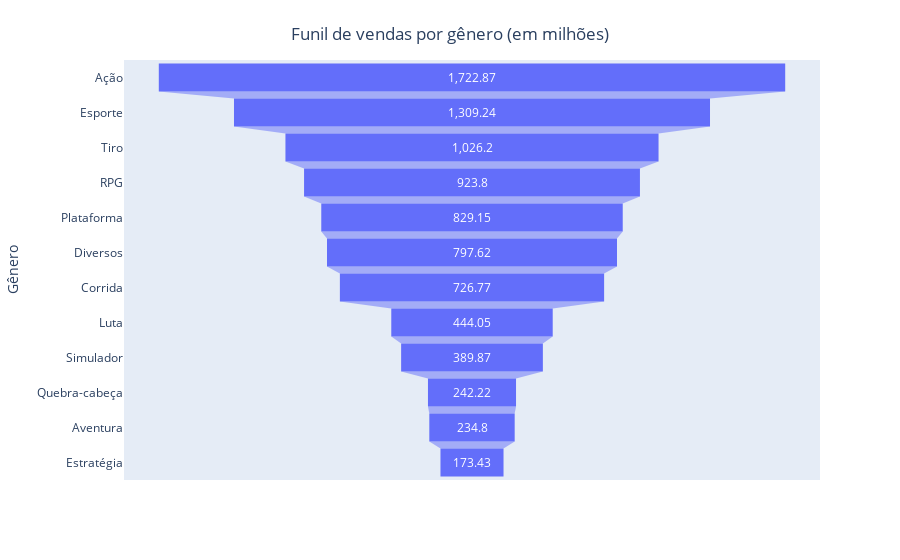

Notebook code cell kept with this figure:
### Code cell
# Visualizando o funil de vendas por gênero
fig = px.funnel(genres, y = genres.index, x = 'Vendas total')
fig.update_layout(
    title={
        'text': "Funil de vendas por gênero (em milhões)",
        'y':0.95,
        'x':0.5,
        'xanchor': 'center',
        'yanchor': 'top'})

fig.show()

### Figure 1 — Plotly figure (JSON) as saved in the notebook; plotly's stock layout.template omitted (floating-point values rounded to 4 significant figures)
{"data": [{"hovertemplate": "Vendas total=%{x}<br>Gênero=%{y}<extra></extra>", "legendgroup": "", "marker": {"color": "#636efa"}, "name": "", "orientation": "h", "showlegend": false, "type": "funnel", "x": [1723.0, 1309.0, 1026.0, 923.8, 829.1, 797.6, 726.8, 444.1, 389.9, 242.2, 234.8, 173.4], "xaxis": "x", "y": ["Ação", "Esporte", "Tiro", "RPG", "Plataforma", "Diversos", "Corrida", "Luta", "Simulador", "Quebra-cabeça", "Aventura", "Estratégia"], "yaxis": "y"}], "layout": {"legend": {"tracegroupgap": 0}, "margin": {"t": 60}, "title": {"text": "Funil de vendas por gênero (em milhões)", "x": 0.5, "xanchor": "center", "y": 0.95, "yanchor": "top"}, "xaxis": {"anchor": "y", "domain": [0, 1], "title": {"text": "Vendas total"}}, "yaxis": {"anchor": "x", "domain": [0, 1], "title": {"text": "Gênero"}}}}
